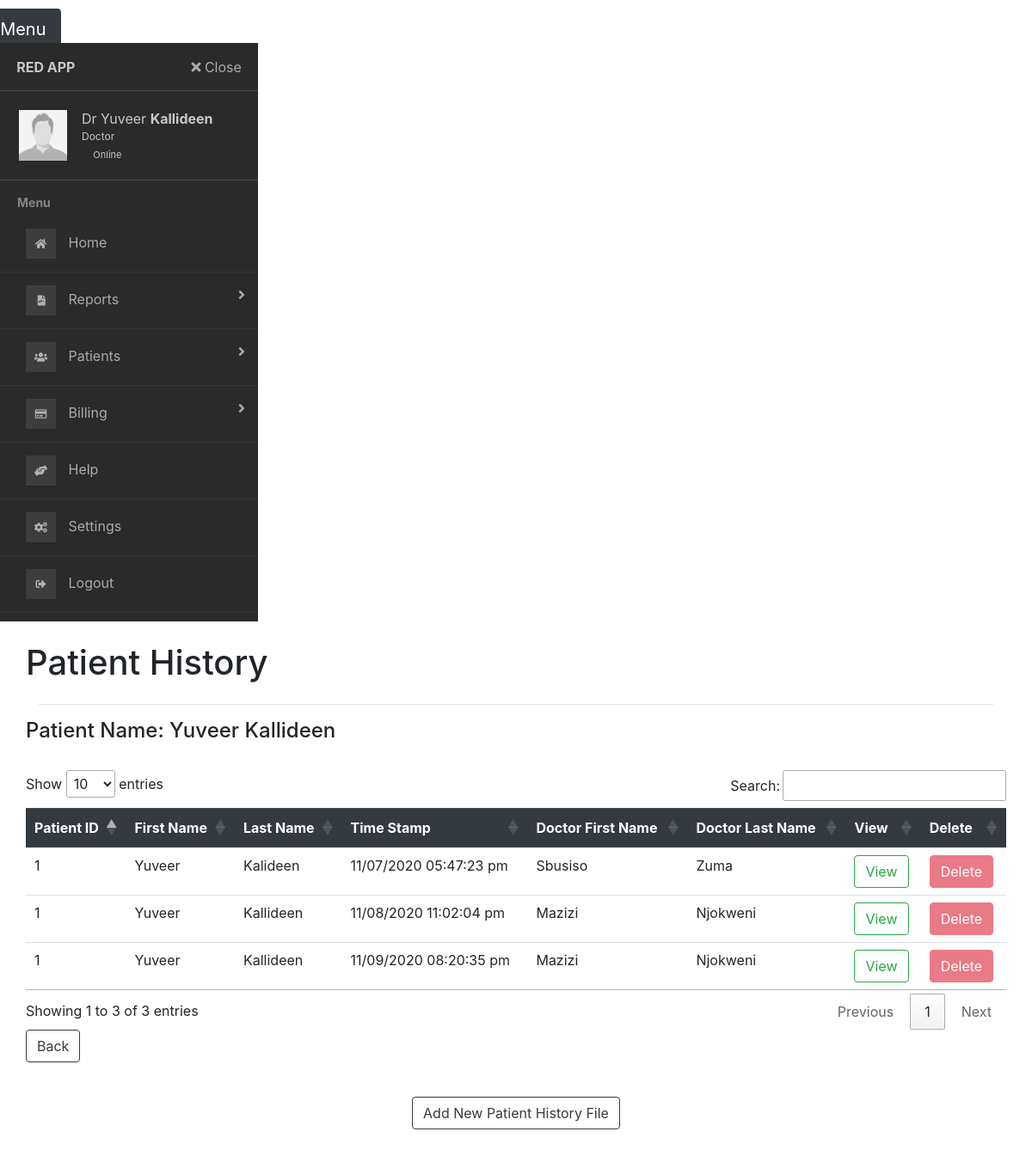
Page /doc-pathist.php?pid=1&fname=Yuveer &lname=Kallideen (signed in) on the committed database.
### tables this page shows
CREATE TABLE `patient_history` (
  `id` int(11) NOT NULL,
  `doc_id` int(10) NOT NULL,
  `file_name` varchar(255) NOT NULL,
  `patient_id` int(255) NOT NULL,
  `time_stamp` varchar(255) NOT NULL,
  `dfname` varchar(40) NOT NULL,
  `dlname` varchar(40) NOT NULL,
  `pfname` varchar(255) NOT NULL,
  `plname` varchar(255) NOT NULL
);

### doc-pathist.php (the view, shortened to what this page needs)
<!DOCTYPE html>
<?php
require_once "sidebar.php";
$doc_id = $_SESSION['doctor_id'];
$pid='';
$pat_fname='';
$pat_lname='';
if(isset($_GET['pid']) && ($_GET['fname']) && isset($_GET['lname'])) {
   $pid = $_GET['pid'];
   $pat_fname = $_GET['fname'];
   $pat_lname = $_GET['lname'];
 }
?>
<html lang="en">
  <head>
    <link rel="stylesheet" type="text/css" href="font-awesome-4.7.0/css/font-awesome.min.css">
    <link rel="stylesheet" href="style.css">
    <link rel="stylesheet" href="vendor/fontawesome/css/font-awesome.min.css">
    <link rel="stylesheet" href="https://maxcdn.bootstrapcdn.com/bootstrap/4.0.0-beta/css/bootstrap.min.css">
    <link rel="stylesheet" href="https://stackpath.bootstrapcdn.com/bootstrap/4.3.1/css/bootstrap.min.css">
    <link rel="stylesheet" type="text/css" href="//cdn.datatables.net/1.10.22/css/jquery.dataTables.min.css">
  </head>
   <body style="padding-top:50px;">
   <div  class="container bg-grey pt-4 pb-4">
            <div class="row">
              <h1>Patient History</h1><br></br>
            </div>
            <hr>
            <div class="row">
            <h4>Patient Name: <?php echo $pat_fname ?> <?php echo $pat_lname ?></h4>
            </div>
      </div>
  <div class="container bg-grey container-lg">
  <div class="row">
        <div class="table">
              <table class="table tabled-borded table-hover" id="myTable">
                <thead class="thead-dark">
                  <tr>
                    <th scope="col">Patient ID</th>
                    <th scope="col">First Name</th>
                    <th scope="col">Last Name</th>
                    <th scope="col">Time Stamp</th>
                    <th scope="col">Doctor First Name</th>
                    <th scope="col">Doctor Last Name</th>
                    <th scope="col">View</th>
                    <th scope="col">Delete</th>
                  </tr>
                </thead>
                <tbody>
                  <?php
                    global $con;
                    $query = "select * from patient_history where patient_id='$pid';";
                    $result = mysqli_query($con,$query);
                    while ($row = mysqli_fetch_array($result)){
                      ?>
                      <tr>
                      <td><?php echo $row['patient_id'];?></td>
                        <td><?php echo $row['pfname'];?></td>
                        <td><?php echo $row['plname'];?></td>
                        <td><?php echo $row['time_stamp'];?></td>
                        <td><?php echo $row['dfname'];?></td>
                        <td><?php echo $row['dlname'];?></td>
                        <td><a href="doc-pathist.php?file=<?php echo $row['id'] ?>"><button class="btn btn-outline-success">View</button></a></td>
                        <td>
                            <?php if(($row['doc_id'] !=$doc_id)) : ?>
                            <button class="btn btn-danger"disabled>Delete</button>
                            <?php else : ?>
                            <a href="?delete_id=<?php echo $row['id']; ?>" onClick="return confirm('Are you sure you want to delete this report ?')">
                            <button class="btn btn-outline-danger">Delete</button>
                          </a>
                            <?php endif; ?>
                        </td>
                      </tr>
                    <?php } ?>
                </tbody>
              </table>
              <button id="btn-back" class="btn btn-outline-dark">Back</button>
            </div>
        <br>
      </div>
      </div>
      <div class="container bg-grey pt-4 pb-4">
            <div class="row justify-content-center">
               <div class="btn-footer">
                 <a href="add.php?pid=<?php echo $pid ?>&pfname=<?php echo $pat_fname ?>&plname=<?php echo $pat_lname ?>">
                 <button type="button" class="btn btn-outline-dark">Add New Patient History File</button></a>
               </div>
            </div>
      </div>
  </body>
</html>

### css/main.css (style rules this page uses)
body { font-size: .9rem; }

### rows in the picture
patient_history: patient "1", pfname "Yuveer", plname "Kalideen", time_stamp "11/07/2020 05:47:23 pm", dfname "Sbusiso", dlname "Zuma", doc_id "Delete"
patient_history: patient "1", pfname "Yuveer", plname "Kallideen", time_stamp "11/08/2020 11:02:04 pm", dfname "Mazizi", dlname "Njokweni", doc_id "Delete"
patient_history: patient "1", pfname "Yuveer", plname "Kallideen", time_stamp "11/09/2020 08:20:35 pm", dfname "Mazizi", dlname "Njokweni", doc_id "Delete"

### other values in the picture
$dfname "Yuveer"
$dlname "Kallideen"
$pat_fname "Yuveer"
$pat_lname "Kallideen"
